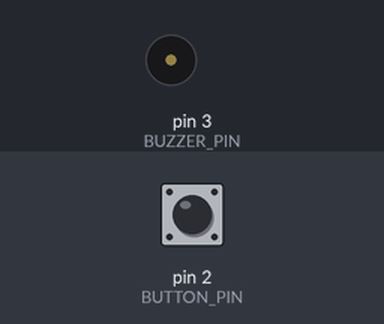
The sketch below on a simulated Arduino Uno, built with avr-gcc and run on an emulated ATmega328P. On the bench: buzzer (waves = sounding). The test bench sets the inputs (shaded band); at power-on: pin 2 (BUTTON_PIN) LOW. What the sketch prints to the serial monitor is not drawn.

Above: at 2.2 s.
2.3 s: pin 2 (BUTTON_PIN) pulled HIGH for 1 s
At 3.7 s:
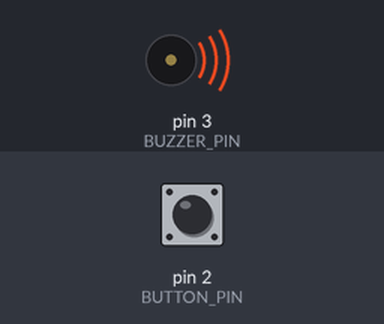
5.4 s: pin 2 (BUTTON_PIN) pulled HIGH for 3.2 s
At 9.5 s:
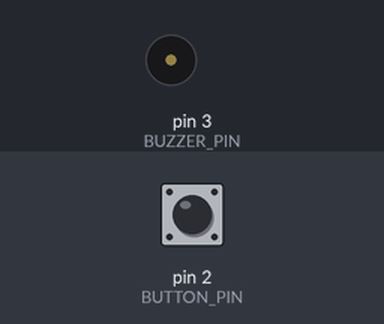
Timing chart, 0 to 11.0 s (numbered marks = the images above; inputs shaded):
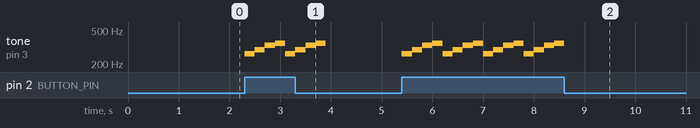

Measured:
- after the input at 2.3 s, tone on pin 3 (BUZZER_PIN): plays 262 Hz for 0.20 s, 294 Hz for 0.20 s, 330 Hz for 0.20 s, 349 Hz for 0.20 s, 262 Hz for 0.20 s, 294 Hz for 0.20 s … (8 notes in this stretch), starting at once
- after the input at 5.4 s, tone on pin 3 (BUZZER_PIN): silent → 262 Hz at once, then repeats every 0.80 s: 294 Hz 0.20 s, 330 Hz 0.20 s, 349 Hz 0.20 s, 262 Hz 0.20 s, until it stays silent from 8.6 s

The sketch:

BuzzerTp.ino
```cpp
/***************************
****ROSSI ULYSSE - TP 03****
****************************/

//declaration des variables

const byte BUTTON_PIN = 2;
const byte BUZZER_PIN = 3;

const int NOTES[] = { 262, 294, 330, 349 };  //do ré mi fa

//Fonction pour la mélodie

void melody() {
  digitalWrite(BUZZER_PIN, HIGH);
  for (int i = 0; i < 4; i++) {
    tone(BUZZER_PIN, NOTES[i], 200);
    delay(200);
    noTone(BUZZER_PIN);
  }
  digitalWrite(BUZZER_PIN, LOW);
}

//Fonction pour afficher les messages dans le moniteur

void messages() {
  Serial.println("Boutton pressé !");
  Serial.print("Note joué :");
  for (int i = 0; i < 4; i++) {
    Serial.print(NOTES[i]);
    Serial.print(" ");
  }
}

//Setup

void setup() {
  Serial.begin(9600);
  pinMode(BUTTON_PIN, INPUT);
  pinMode(BUZZER_PIN, OUTPUT);
  digitalWrite(BUZZER_PIN, LOW);
  delay(1000);
}

//Main program

void loop() {
  if (digitalRead(BUTTON_PIN) == HIGH) {
    melody();
    messages();
  }
}
```
